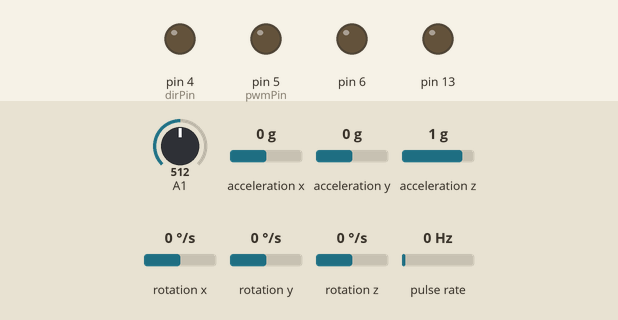
A sketch run on a simulated Arduino Leonardo, built with avr-gcc and run on an emulated ATmega32U4. Shown: output pins drawn as LEDs (lit = HIGH). Wiring (inferred from the names in the program): pulse sensor: data pin 7; MPU-6050 motion sensor at I2C address 0x68. Dashed ring = blinking. The inputs (shaded band) are chosen by the test bench; at power-on: pulse rate 0 Hz, A1 = 512, acceleration x 0 g, acceleration y 0 g, acceleration z 1 g, rotation x 0 °/s, rotation y 0 °/s, rotation z 0 °/s.

Above: at 0.1 s.
At 2.27 s:
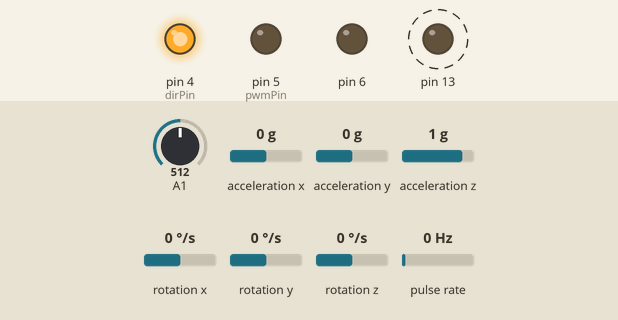
2.3 s: pulse rate (sensor on pin 7) set to 122 Hz
5.3 s: pulse rate (sensor on pin 7) set to 126 Hz
At 5.6 s:
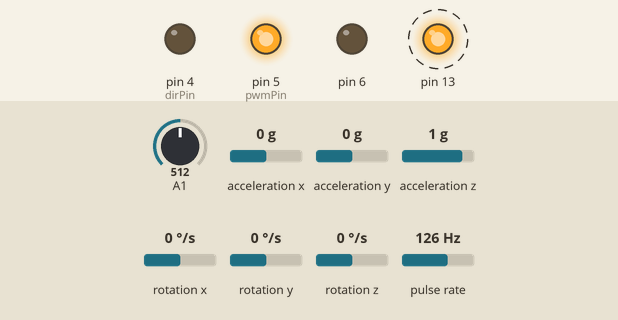
Timing chart, 0 to 14.3 s (numbered marks = the images above; inputs shaded):
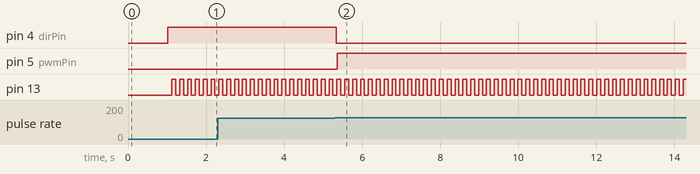

Measured:
- the behaviour switches between 123 and 124 Hz on pulse rate (sensor on pin 7) (found by bisection; images 1 and 2)
- after the input at 5.3 s, pin 4 (dirPin): HIGH → LOW at once; pin 5 (pwmPin): LOW → HIGH after 0.06 s
- by itself, pin 13: alternates HIGH for 0.10 s and LOW for 0.10 s

The sketch:

InfiniRomeo.ino
```cpp
/*
 * Penser à enlever les cavaliers 6 et 7 sur la Romeo
 * Infini Romeo v2
 * Stéphane Bizet le 19/11/2016
 */
#include "accelGyro.cpp"
#include "moteur.cpp"
#include "serieXbee.cpp"

Moteur moteur;
AccelGyro accelGyro;
SerieXbee serieXbee;
long to;

void setup()
{
  pinMode(13,OUTPUT);
  attachInterrupt(4,compteurPin7,CHANGE);
  moteur.init();
  moteur.setConsigne(0);
  accelGyro.init();
  serieXbee.init();
  to = millis();
}


void loop()
{
  moteur.update();
  accelGyro.update();
  int vBat = analogRead(1)/4;
  float angle_y = accelGyro.getAngle();
  float gyro_y = accelGyro.getVRot();
  int octetAngle = int(map(angle_y,-180,180,0,255));
  int octetWr = int(map(gyro_y,200,-200,0,255));
  serieXbee.setTrameEnvoi(1,(byte)vBat);
  serieXbee.setTrameEnvoi(2,(byte)octetAngle);
  serieXbee.setTrameEnvoi(3,(byte)octetWr);
  serieXbee.setTrameEnvoi(4,(byte)moteur.getCommande());
  serieXbee.update();
  if (serieXbee.getEnvoi()){// si un envoi a été fait
    accelGyro.razMoyenne();// remettre a 0 les valeurs moyennes des angles et vitesses de rotations mesurées par le MPU6050
  }
  int consigne = serieXbee.getConsigne();
  moteur.setConsigne(consigne);

  //clignotement LED 13 = battements de coeur
  if((millis()-to)>100){
    digitalWrite(13,HIGH);
  }
  if((millis()-to)>200){
    to = millis();
    digitalWrite(13,LOW);
  }

  /*
  float v = moteur.getV();
  float commande = moteur.getCommande();
  float eInt = moteur.getEInt();
  float angle_y = accelGyro.getAngle();
  float gyro_y = accelGyro.getVRot();
  Serial.print(F("#ANGLE:"));
  Serial.print(angle_y, 2);
  Serial.print("\t");
  Serial.print(F("#VGYR:"));
  Serial.print(gyro_y, 2);
  Serial.print("\t");
  Serial.print(v);
  Serial.print("\t   ");
  Serial.print(eInt);
  Serial.print("\t   ");
  Serial.println(commande);*/

}

void compteurPin7(){
   moteur.compteur();
}
```

accelGyro.cpp
```cpp
#include "Arduino.h"
#include <Wire.h>
class AccelGyro
{
  typedef union accel_t_gyro_union
  {
    struct
    {
      uint8_t x_accel_h;
      uint8_t x_accel_l;
      uint8_t y_accel_h;
      uint8_t y_accel_l;
      uint8_t z_accel_h;
      uint8_t z_accel_l;
      uint8_t t_h;
      uint8_t t_l;
      uint8_t x_gyro_h;
      uint8_t x_gyro_l;
      uint8_t y_gyro_h;
      uint8_t y_gyro_l;
      uint8_t z_gyro_h;
      uint8_t z_gyro_l;
    } reg;
    struct
    {
      int x_accel;
      int y_accel;
      int z_accel;
      int temperature;
      int x_gyro;
      int y_gyro;
      int z_gyro;
    } value;
  };

  unsigned long last_read_time;
  float         last_y_angle;
  float gyro_y;

  float    base_x_accel;
  float    base_y_accel;
  float    base_z_accel;
  float    base_x_gyro;
  float    base_y_gyro;
  float    base_z_gyro;

  public:
    int nMesuresAngle = 0;
    int nMesuresGyro = 0;
    float sum_y_angle = 0;
    float sum_gyro_y = 0;

    void init(){
        int error;
        uint8_t c;

        Wire.begin();

        error = MPU6050_read (0x75, &c, 1);
        error = MPU6050_read (0x6C, &c, 1);
        MPU6050_write_reg (0x6B, 0);

        calibrate_sensors();

        last_read_time = millis();
        last_y_angle = 0;
    }
    void update(){
      int error;
      double dT;
      accel_t_gyro_union accel_t_gyro;
      error = read_gyro_accel_vals((uint8_t*) &accel_t_gyro);
      unsigned long t_now = millis();

      // Convert gyro values to degrees/sec
      float FS_SEL = 131;

      gyro_y = (accel_t_gyro.value.y_gyro - base_y_gyro)/FS_SEL;

      float accel_x = accel_t_gyro.value.x_accel;
      float accel_y = accel_t_gyro.value.y_accel;
      float accel_z = accel_t_gyro.value.z_accel;

      float RADIANS_TO_DEGREES = 180/3.14159;
      float accel_angle_y = atan(accel_x/accel_z)*RADIANS_TO_DEGREES;
      if (accel_x > 0 && accel_z < 0) accel_angle_y = 180 +accel_angle_y;
      if (accel_x < 0 && accel_z < 0) accel_angle_y = -180+accel_angle_y;

      float dt =(t_now - last_read_time)/1000.0;
      float gyro_angle_y = gyro_y*dt + last_y_angle;

      float alpha = 0.96;
      float angle_y = alpha*gyro_angle_y + (1.0 - alpha)*accel_angle_y;

      last_y_angle = angle_y;
      last_read_time = t_now;


    }

    float getAngle(){ // renvoi la valeur moyenne des angles
      sum_y_angle += last_y_angle;
      nMesuresAngle++;
      return sum_y_angle/nMesuresAngle;
    }

    float getVRot(){ // renvoi la valeur moyenne des vitesses de rotations
      sum_gyro_y += gyro_y;
      nMesuresGyro++;
      return sum_gyro_y/nMesuresGyro;
    }

    void razMoyenne(){ // remets à 0 les valeurs moyennes des angles et vitesses de rotation
      sum_y_angle = 0;
      nMesuresAngle = 0;
      sum_gyro_y = 0;
      nMesuresGyro = 0;
    }

    int MPU6050_read(int start, uint8_t *buffer, int size){
      int i, n, error;

      Wire.beginTransmission(0x68);
      n = Wire.write(start);
      if (n != 1)
      return (-10);

      n = Wire.endTransmission(false);    // hold the I2C-bus
      if (n != 0)
      return (n);

      // Third parameter is true: relase I2C-bus after data is read.
      Wire.requestFrom(0x68, size, true);
      i = 0;
      while(Wire.available() && i<size)
      {
      buffer[i++]=Wire.read();
      }
      if ( i != size)
      return (-11);

      return (0);  // return : no error
    }


  int MPU6050_write(int start, const uint8_t *pData, int size){
    int n, error;

    Wire.beginTransmission(0x68);
    n = Wire.write(start);        // write the start address
    if (n != 1)
    return (-20);

    n = Wire.write(pData, size);  // write data bytes
    if (n != size)
    return (-21);

    error = Wire.endTransmission(true); // release the I2C-bus
    if (error != 0)
    return (error);
    return (0);         // return : no error
  }


  int MPU6050_write_reg(int reg, uint8_t data){
    int error;
    error = MPU6050_write(reg, &data, 1);
    return (error);
  }

  int read_gyro_accel_vals(uint8_t* accel_t_gyro_ptr) {
    accel_t_gyro_union* accel_t_gyro = (accel_t_gyro_union *) accel_t_gyro_ptr;

    int error = MPU6050_read (0x3B, (uint8_t *) accel_t_gyro, sizeof(*accel_t_gyro));

    uint8_t swap;
    #define SWAP(x,y) swap = x; x = y; y = swap

    SWAP ((*accel_t_gyro).reg.x_accel_h, (*accel_t_gyro).reg.x_accel_l);
    SWAP ((*accel_t_gyro).reg.y_accel_h, (*accel_t_gyro).reg.y_accel_l);
    SWAP ((*accel_t_gyro).reg.z_accel_h, (*accel_t_gyro).reg.z_accel_l);
    SWAP ((*accel_t_gyro).reg.t_h, (*accel_t_gyro).reg.t_l);
    SWAP ((*accel_t_gyro).reg.x_gyro_h, (*accel_t_gyro).reg.x_gyro_l);
    SWAP ((*accel_t_gyro).reg.y_gyro_h, (*accel_t_gyro).reg.y_gyro_l);
    SWAP ((*accel_t_gyro).reg.z_gyro_h, (*accel_t_gyro).reg.z_gyro_l);

    return error;
  }

// The sensor should be motionless on a horizontal surface
//  while calibration is happening
  void calibrate_sensors() {
    int                   num_readings = 10;
    float                 x_accel = 0;
    float                 y_accel = 0;
    float                 z_accel = 0;
    float                 x_gyro = 0;
    float                 y_gyro = 0;
    float                 z_gyro = 0;
    accel_t_gyro_union    accel_t_gyro;

    read_gyro_accel_vals((uint8_t *) &accel_t_gyro);

    for (int i = 0; i < num_readings; i++) {
    read_gyro_accel_vals((uint8_t *) &accel_t_gyro);
    x_accel += accel_t_gyro.value.x_accel;
    y_accel += accel_t_gyro.value.y_accel;
    z_accel += accel_t_gyro.value.z_accel;
    x_gyro += accel_t_gyro.value.x_gyro;
    y_gyro += accel_t_gyro.value.y_gyro;
    z_gyro += accel_t_gyro.value.z_gyro;
    delay(100);
    }
    x_accel /= num_readings;
    y_accel /= num_readings;
    z_accel /= num_readings;
    x_gyro /= num_readings;
    y_gyro /= num_readings;
    z_gyro /= num_readings;

    base_x_accel = x_accel;
    base_y_accel = y_accel;
    base_z_accel = z_accel;
    base_x_gyro = x_gyro;
    base_y_gyro = y_gyro;
    base_z_gyro = z_gyro;
  }

};
```

moteur.cpp
```cpp
#include "Arduino.h"

#define pwmPin 5
#define dirPin 4
#define encoderPin 7

class Moteur
{
  public:
    volatile int nC = 0;
    volatile float v = 0;
    long to;
    int consigne = 120;
    float eInt = 0;
    int commande = 0;
    float K = 2.0;
    float Ki = 0.1;

    void init(){
      pinMode(encoderPin,INPUT_PULLUP);
      pinMode(pwmPin,OUTPUT);
      pinMode(dirPin,OUTPUT);
      to = micros();
    }

    void update(){
      float e = (consigne - v);
      eInt += e;
      eInt = constrain(eInt,-255/Ki,255/Ki);
      commande = int(constrain(K*e + Ki*eInt,-255,255));
      commandeMoteur(commande,true);
    }

    float getV(){
      return v;
    }

    int getCommande(){
      return commande;
    }

    float getEInt(){
      return eInt;
    }

    void setConsigne(int nouvelleConsigne){
      consigne = nouvelleConsigne;
    }

    void commandeMoteur(int pwm, boolean sens){
      if (pwm>=0){
        digitalWrite(dirPin, sens);
        analogWrite(pwmPin, pwm);
      }
      else{//freinage
        digitalWrite(dirPin, !sens);
        analogWrite(pwmPin, -pwm);
      }
    }

    void compteur(){
      nC+=2; // parce qu'il n'y a qu'une seule interruption par tour au lieu de 2.
      int nMax = 4;
      if (nC>(nMax+1)){
        v = 60000000.0*nC/(360*(micros()-to));
        to=micros();
        nC=0;
      }
      if ((micros()-to)>8000){
        to=micros();
        nC=0;
      }
    }
};
```

serieXbee.cpp
```cpp
/*
Trame Recue
Octet n° 0 : 65 ou 66 ('A' ou 'B' en ASCII) : information sur le chariot concerné A ou B
Octet n°1 : 0 ou 1 : le chariot est mis en marche ou arrêté.
Octet n°2 : 0 à 255 : Vmot = information pour le réglage de la vitesse du moteur
Octet n°3 : 0 à 180 : Pan
Octet n°4 : 0 à 180 : Tilt

Trame envoyée :
Octet n°0 : 65 ou 66 ('A' ou 'B' en ASCII) : information sur le chariot A ou B envoyant l'information
Octet n°1 : Vbat (0 à 255) : Une information sur la tension au niveau de la batterie (255 correspondant à 15V par exemple)
Octet n°2 : inclinaison  (0 à 255) information issue de l'accélérometre + gyroscope
Octet n°3 : wr (0 à 255) information issue de l'accélérometre + gyroscope
Octet n°4 : choc (0, 1) envoit un 1 en cas de choc
 */

#include "Arduino.h"
#define lTrameRecu 5
#define lTrameEnvoi 5

class SerieXbee
{
  public:
    int idC = 65;

    byte trameRecu [lTrameRecu];
    byte trameEnvoi [lTrameEnvoi] = {idC,111,112,113,114}; // trame bidon pour commencer

    byte nOctet = 0;

    boolean envoi = false;

    void init(){
      pinMode(6,OUTPUT);
      Serial1.begin(9600);
      while (!Serial1) ;
    }

    void update(){
      if (Serial1.available() > 0){
        digitalWrite(6,HIGH); // LED 6 prend le pouls du Xbee
        byte val = Serial1.read();
        if (nOctet>0){
          trameRecu[nOctet] = val;
          nOctet++;
        }
        if (nOctet>=lTrameRecu){
          nOctet=0;
          for (int i = 0 ; i < lTrameEnvoi ; i++){
            Serial1.write(trameEnvoi[i]);
          }
          envoi = true;
        }
        if (val == idC && nOctet == 0){
          trameRecu[0] = val;
          nOctet=1;
        }
      }
      else{
        digitalWrite(6,LOW);
      }
    }

    void setTrameEnvoi(int index, byte octet){
      trameEnvoi[index] = octet;
    }

    byte getConsigne(){
      return trameRecu[2];
    }

    boolean getEnvoi(){// retourne vrai si un envoi a été fait et remet tout de suite la variable envoi à faux
      boolean retour = false;
      if (envoi){
        envoi = false;
        retour = true;
      }
      return retour;
    }

};
```
